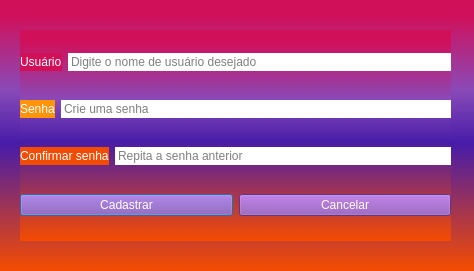
<?xml version="1.0" encoding="UTF-8"?>
<ui version="4.0">
 <class>cadastrar</class>
 <widget class="QDialog" name="cadastrar">
  <property name="geometry">
   <rect>
    <x>0</x>
    <y>0</y>
    <width>474</width>
    <height>271</height>
   </rect>
  </property>
  <property name="windowTitle">
   <string>Dialog</string>
  </property>
  <property name="styleSheet">
   <string notr="true">background: qlineargradient(spread:pad, x1:0, y1:0.988636, x2:0, y2:0.028, stop:0 rgba(242, 75, 4, 255), stop:0.477273 rgba(71, 28, 168, 255), stop:0.681818 rgba(136, 74, 184, 255), stop:0.971591 rgba(209, 16, 90, 255));
font-family: 'Courier New';
color: #FFF</string>
  </property>
  <widget class="QWidget" name="layoutWidget">
   <property name="geometry">
    <rect>
     <x>20</x>
     <y>30</y>
     <width>431</width>
     <height>211</height>
    </rect>
   </property>
   <property name="styleSheet">
    <string notr="true"/>
   </property>
   <layout class="QVBoxLayout" name="verticalLayout">
    <item>
     <layout class="QHBoxLayout" name="horizontalLayout">
      <item>
       <widget class="QLabel" name="label">
        <property name="styleSheet">
         <string notr="true">box-sizing: border-box;

background:  #d1105a;
box-shadow: inset 0px 4px 4px rgba(0, 0, 0, 0.25);</string>
        </property>
        <property name="text">
         <string>Usuário</string>
        </property>
       </widget>
      </item>
      <item>
       <widget class="QLineEdit" name="usuario">
        <property name="styleSheet">
         <string notr="true">background-color: #FFF;
border: 1px solid #FFF;
color:#000</string>
        </property>
        <property name="placeholderText">
         <string>Digite o nome de usuário desejado</string>
        </property>
       </widget>
      </item>
     </layout>
    </item>
    <item>
     <layout class="QHBoxLayout" name="horizontalLayout_2">
      <item>
       <widget class="QLabel" name="label_2">
        <property name="styleSheet">
         <string notr="true">box-sizing: border-box;

background:  #ff930a;
box-shadow: inset 0px 4px 4px rgba(0, 0, 0, 0.25);</string>
        </property>
        <property name="text">
         <string>Senha</string>
        </property>
       </widget>
      </item>
      <item>
       <widget class="QLineEdit" name="senha">
        <property name="styleSheet">
         <string notr="true">background-color: #FFF;
border: 1px solid #FFF;
color:#000</string>
        </property>
        <property name="echoMode">
         <enum>QLineEdit::Password</enum>
        </property>
        <property name="placeholderText">
         <string>Crie uma senha</string>
        </property>
       </widget>
      </item>
     </layout>
    </item>
    <item>
     <layout class="QHBoxLayout" name="horizontalLayout_3">
      <item>
       <widget class="QLabel" name="label_3">
        <property name="styleSheet">
         <string notr="true">box-sizing: border-box;

background:  #f24b04;
box-shadow: inset 0px 4px 4px rgba(0, 0, 0, 0.25);</string>
        </property>
        <property name="text">
         <string>Confirmar senha</string>
        </property>
       </widget>
      </item>
      <item>
       <widget class="QLineEdit" name="senhaconfirma">
        <property name="styleSheet">
         <string notr="true">background-color: #FFF;
border: 1px solid #FFF;
color:#000</string>
        </property>
        <property name="echoMode">
         <enum>QLineEdit::Password</enum>
        </property>
        <property name="placeholderText">
         <string>Repita a senha anterior</string>
        </property>
       </widget>
      </item>
     </layout>
    </item>
    <item>
     <layout class="QHBoxLayout" name="horizontalLayout_4">
      <item>
       <widget class="QPushButton" name="cadastrarusuario">
        <property name="styleSheet">
         <string notr="true">box-sizing: border-box;

background:  #884ab2;
box-shadow: inset 0px 4px 4px rgba(0, 0, 0, 0.25);</string>
        </property>
        <property name="text">
         <string>Cadastrar</string>
        </property>
       </widget>
      </item>
      <item>
       <widget class="QPushButton" name="cancelar">
        <property name="styleSheet">
         <string notr="true">box-sizing: border-box;

background:  #884ab2;
box-shadow: inset 0px 4px 4px rgba(0, 0, 0, 0.25);</string>
        </property>
        <property name="text">
         <string>Cancelar</string>
        </property>
       </widget>
      </item>
     </layout>
    </item>
   </layout>
  </widget>
 </widget>
 <resources/>
 <connections/>
</ui>
